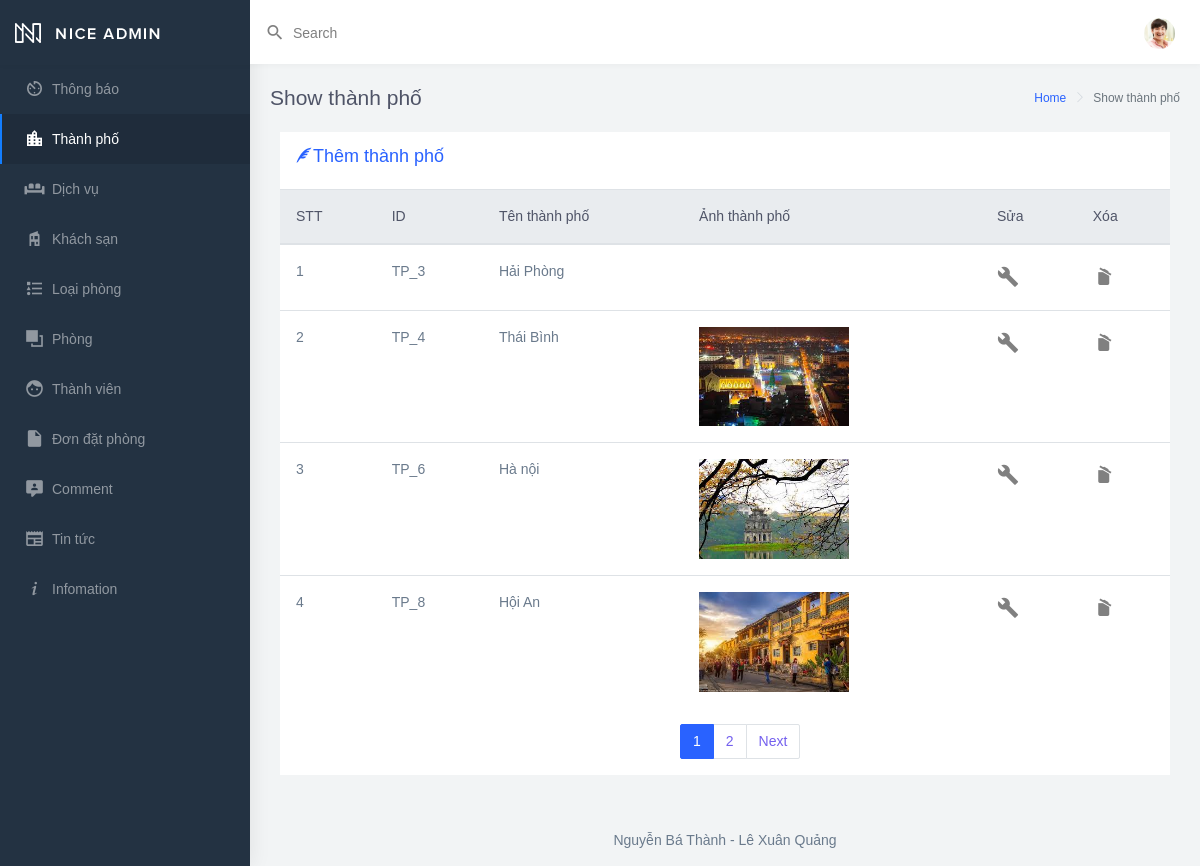
/admin/index.php?controller=thanhpho&action=show-thanhpho (signed in), run on the app's committed database.
### tables this page shows
CREATE TABLE `city` (
  `CityID` int(11) NOT NULL,
  `NameCity` varchar(255) NOT NULL,
  `Images` varchar(255) NOT NULL,
  `CreateAt` timestamp NOT NULL DEFAULT current_timestamp()
);

### admin/mvc/model/cityModel.php (called while the page is built, shortened)
<?php
require_once 'connectDB.php';
class cityModel extends connectDB
{
    function selectCity($table, $start, $limit)
    {
        $sql = "SELECT * FROM $table ORDER BY $table.createat DESC limit $start,$limit";
        $this->result = $this->conn->query($sql)->fetchAll();
        return $this->result;
    }
}

### admin/mvc/view/view-thanhpho/show-thanhpho.php (the view, shortened to what this page needs)
<?php require_once './mvc/view/include/header.php' ?>
<?php require_once './mvc/view/include/slidebar.php' ?>
<div class="page-wrapper">
    <div class="page-breadcrumb">
        <div class="row">
            <div class="col-5 align-self-center">
                <h4 class="page-title">Show thành phố</h4>
            </div>
            <div class="col-7 align-self-center">
                <div class="d-flex align-items-center justify-content-end">
                    <nav aria-label="breadcrumb">
                        <ol class="breadcrumb">
                            <li class="breadcrumb-item">
                                <a href="#">Home</a>
                            </li>
                            <li class="breadcrumb-item active" aria-current="page">Show thành phố</li>
                        </ol>
                    </nav>
                </div>
            </div>
        </div>
    </div>
    <div class="container-fluid">
        <div class="row">
            <div class="col-12">
                <div class="col-12">
                    <div class="card">
                        <div class="m-icon">
                            <a href="index.php?controller=thanhpho&action=add-thanhpho">
                                <h4 class="mdi mdi-feather" title="Thêm">Thêm thành phố</h4>
                            </a>
                        </div>
                        <div class="table-responsive">
                            <table class="table">
                                <thead class="thead-light">
                                    <tr>
                                        <th scope="col">STT</th>
                                        <th scope="col">ID</th>
                                        <th scope="col">Tên thành phố</th>
                                        <th scope="col">Ảnh thành phố</th>
                                        <th scope="col">Sửa</th>
                                        <th scope="col">Xóa</th>
                                    </tr>
                                </thead>
                                <tbody>
                                    <?php
                                    foreach ($data as $key => $value) {
                                    ?>
                                    <tr>
                                        <th scope="row"><?php echo $start=$start+1;  ?></th>
                                        <td>TP_<?php echo $value["CityID"] ?></td>
                                        <td><?php echo $value["NameCity"] ?></td>
                                        <td><img width="150px" src="../mvc/Webroot/image/<?php echo $value['Images'] ?>" alt=""></td>
                                        <td><a href="index.php?controller=thanhpho&action=sua-thanhpho&id=<?php echo $value["CityID"] ?>&page=<?php echo $page ?>"><i class="mdi mdi-wrench" title="Sửa" style="color: grey; font-size: 22px;"></i></a></td>
                                        <td><a href="index.php?controller=thanhpho&action=delete&id=<?php echo $value["CityID"] ?>&page=<?php echo $page ?>"><i class="mdi mdi-delete-empty" title="Xóa" onclick="return confirm('Bạn có chắc muốn xóa')" style="color: grey; font-size: 22px;"></i></a></td>
                                    </tr>
                                    <?php }
                                    ?>
                                </tbody>
                            </table>
                            <?php
                            echo $phantrang;
                            ?>
                        </div>
                    </div>
                </div>
            </div>
        </div>
    </div>
    <footer class="footer text-center">
        Nguyễn Bá Thành - Lê Xuân Quảng
    </footer>
</div>
</div>
<?php require_once './mvc/view/include/footer.php' ?>

### admin/index.php (shortened to what this page needs)
<?php
if (!isset($_SESSION["taikhoan"])) {
    header("Location:../index.php");
    exit();
} else {
    require_once './mvc/model/connectDB.php';
}
?>
<?php
if (isset($_GET["controller"])) {
    $controller = $_GET["controller"];
} else {
    $controller = "thongbao";
}
switch ($controller) {
    case 'thanhpho':
        require_once "./mvc/controller/thanhpho/thanhpho.php";
        break;
}

### admin/mvc/model/connectDB.php (shortened to what this page needs)
<?php
class connectDB
{
    protected $servername = "localhost";
    protected $username = "root";
    protected $password = "";
    protected $dbname = "duan1web";
    public $conn = NULL;
    function __construct()
    {
        $this->conn = new PDO("mysql:host=$this->servername;dbname=$this->dbname;charset=utf8", $this->username, $this->password);
        return $this->conn;
    }
    function total_page($table, $tableID, $limit)
    {
        $sql = "SELECT COUNT($tableID) FROM $table";
        $total_records = $this->conn->query($sql)->fetchColumn();
        $total_page = ceil($total_records / $limit);
        return $total_page;
    }
    function phantrangStart($page, $limit)
    {
        $start = ($page * $limit) - $limit;
        return $start;
    }
    function phantrang($table, $tableID, $limit, $page, $controller, $action)
    {
        $total_page = $this->total_page($table, $tableID, $limit);
        if($total_page>1){
        $linkPhangTrang = '
        <nav aria-label="Page navigation example" style="margin-left:400px">
            <ul class="pagination">';
        for ($i = 1; $i <= $total_page; $i++) {
            if ($page == $i) {
                $linkPhangTrang = $linkPhangTrang . '<li class="page-item active"><a class="page-link" href="index.php?controller=' . $controller . '&action=' . $action . '&page=' . $i . '">' . $i . '</a></li>';
            } else {
                $linkPhangTrang = $linkPhangTrang . '<li class="page-item"><a class="page-link" href="index.php?controller=' . $controller . '&action=' . $action . '&page=' . $i . '">' . $i . '</a></li>';
            }
        }
        if ($page < $total_page) {
            $linkPhangTrang = $linkPhangTrang . '<li class="page-item"><a class="page-link" href="index.php?controller=' . $controller . '&action=' . $action . '&page=' . ($page + 1) . '">Next</a></li>';
        }
        $linkPhangTrang = $linkPhangTrang . '</ul>
        </nav>';
        return $linkPhangTrang;
    }
}
}

### admin/mvc/controller/thanhpho/thanhpho.php (shortened to what this page needs)
<?php
require_once './mvc/model/cityModel.php';
$db = new cityModel();
if (isset($_GET["action"])) {
    $action = $_GET["action"];
} else {
    $action = "show-thanhpho";
}
switch ($action) {
    case 'show-thanhpho':
        $limit = 4;
        if (isset($_GET["page"])) {
            $page = $_GET["page"];
        } else {
            $page = 1;
        }
        $start = $db->phantrangStart($page, $limit);
        $data = $db->selectCity("city", $start, $limit);
        $phantrang = $db->phantrang('city', 'CityID', $limit, $page, 'thanhpho', 'show-thanhpho');
        require_once "./mvc/view/view-thanhpho/show-thanhpho.php";
        break;
}

### admin/mvc/view/include/header.php (shortened to what this page needs)
<!DOCTYPE html>
<html dir="ltr" lang="en">
<head>
    <link rel="stylesheet" href="./mvc/Webroot/assets/libs/chartist/dist/chartist.min.css">
    <link rel="stylesheet" href="./mvc/Webroot/dist/css/style.min.css">
</head>
<body>
    <div id="main-wrapper" data-navbarbg="skin6" data-theme="light" data-layout="vertical" data-sidebartype="full" data-boxed-layout="full">
        <header class="topbar" data-navbarbg="skin6">
            <nav class="navbar top-navbar navbar-expand-md navbar-light">
                <div class="navbar-header" data-logobg="skin5">
                    <div class="navbar-brand">
                        <a href="index.php?controller=thongbao&action=thongbao" class="logo">
                            <b class="logo-icon">
                                <img src="./mvc/Webroot/assets/images/logo-light-icon.png" alt="homepage" class="light-logo" />
                            </b>
                            <span class="logo-text">
                                <img src="./mvc/Webroot/assets/images/logo-light-text.png" class="light-logo" alt="homepage" />
                            </span>
                        </a>
                    </div>
                </div>
                <div class="navbar-collapse collapse" id="navbarSupportedContent" data-navbarbg="skin6">
                    <ul class="navbar-nav float-left mr-auto">
                        <li class="nav-item search-box">
                            <a class="nav-link waves-effect waves-dark" href="javascript:void(0)">
                                <div class="d-flex align-items-center">
                                    <i class="mdi mdi-magnify font-20 mr-1"></i>
                                    <div class="ml-1 d-none d-sm-block">
                                        <span>Search</span>
                                    </div>
                                </div>
                            </a>
                        </li>
                    </ul>
                    <ul class="navbar-nav float-right">
                        <li class="nav-item dropdown">
                            <a class="nav-link dropdown-toggle text-muted waves-effect waves-dark pro-pic" href="" data-toggle="dropdown" aria-haspopup="true" aria-expanded="false"><img src="./mvc/Webroot/assets/images/users/1.jpg" alt="user" class="rounded-circle" width="31"></a>
                        </li>
                    </ul>
                </div>
            </nav>
        </header>

### admin/mvc/view/include/slidebar.php
<aside class="left-sidebar" data-sidebarbg="skin5">
    <div class="scroll-sidebar">
        <nav class="sidebar-nav">
            <ul id="sidebarnav">
                <li class="sidebar-item">
                    <a class="sidebar-link waves-effect waves-dark sidebar-link" href="index.php?controller=thongbao&action=thongbao" aria-expanded="false">
                        <i class="mdi mdi-av-timer"></i>
                        <span class="hide-menu">Thông báo</span>
                    </a>
                </li>
                <li class="sidebar-item">
                    <a class="sidebar-link waves-effect waves-dark sidebar-link" href="index.php?controller=thanhpho&action=show-thanhpho" aria-expanded="false">
                        <i class="mdi mdi-city"></i>
                        <span class="hide-menu">Thành phố</span>
                    </a>
                </li>
                <li class="sidebar-item">
                    <a class="sidebar-link waves-effect waves-dark sidebar-link" href="index.php?controller=dichvu&action=show-dichvu" aria-expanded="false">
                        <i class="mdi mdi-sofa"></i>
                        <span class="hide-menu">Dịch vụ</span>
                    </a>
                </li>
                <li class="sidebar-item">
                    <a class="sidebar-link waves-effect waves-dark sidebar-link" href="index.php?controller=quanlykhachsan&action=show-khachsan" aria-expanded="false">
                        <i class="mdi mdi-home-modern"></i>
                        <span class="hide-menu">Khách sạn</span>
                    </a>
                </li>
                <li class="sidebar-item">
                    <a class="sidebar-link waves-effect waves-dark sidebar-link" href="index.php?controller=quanlyloaiphong&action=show-loaiphong" aria-expanded="false">
                        <i class="mdi mdi-format-list-bulleted-type"></i>
                        <span class="hide-menu">Loại phòng</span>
                    </a>
                </li>
                <li class="sidebar-item">
                    <a class="sidebar-link waves-effect waves-dark sidebar-link" href="index.php?controller=quanlyphong&action=show-phong" aria-expanded="false">
                        <i class="mdi mdi-arrange-bring-forward"></i>
                        <span class="hide-menu">Phòng</span>
                    </a>
                </li>
                <li class="sidebar-item">
                    <a class="sidebar-link waves-effect waves-dark sidebar-link" href="index.php?controller=thanhvien&action=show-thanhvien" aria-expanded="false">
                        <i class="mdi mdi-face"></i>
                        <span class="hide-menu">Thành viên</span>
                    </a>
                </li>
                <li class="sidebar-item">
                    <a class="sidebar-link waves-effect waves-dark sidebar-link" href="index.php?controller=dondatphong&action=show-dondatphong" aria-expanded="false">
                        <i class="mdi mdi-file"></i>
                        <span class="hide-menu">Đơn đặt phòng</span>
                    </a>
                </li>
                <li class="sidebar-item">
                    <a class="sidebar-link waves-effect waves-dark sidebar-link" href="index.php?controller=quanlycomment&action=show-comment" aria-expanded="false">
                        <i class="mdi mdi-comment-account"></i>
                        <span class="hide-menu">Comment</span>
                    </a>
                </li>
                <li class="sidebar-item">
                    <a class="sidebar-link waves-effect waves-dark sidebar-link" href="index.php?controller=quanlytintuc&action=show-tintuc" aria-expanded="false">
                        <i class="mdi mdi-newspaper"></i>
                        <span class="hide-menu">Tin tức</span>
                    </a>
                </li>
                <li class="sidebar-item">
                    <a class="sidebar-link waves-effect waves-dark sidebar-link" href="index.php?controller=infomation&action=show-infomation" aria-expanded="false">
                        <i class="mdi mdi-information-variant"></i>
                        <span class="hide-menu">Infomation</span>
                    </a>
                </li>
            </ul>
        </nav>
    </div>
</aside>

### admin/mvc/view/include/footer.php (shortened to what this page needs)
</body>
</html>

### data on the page
city: CityID "3", NameCity "Hải Phòng"
city: start "2", CityID "4", NameCity "Thái Bình", Images (picture)
city: start "3", CityID "6", NameCity "Hà nội", Images (picture)
city: start "4", CityID "8", NameCity "Hội An", Images (picture)
